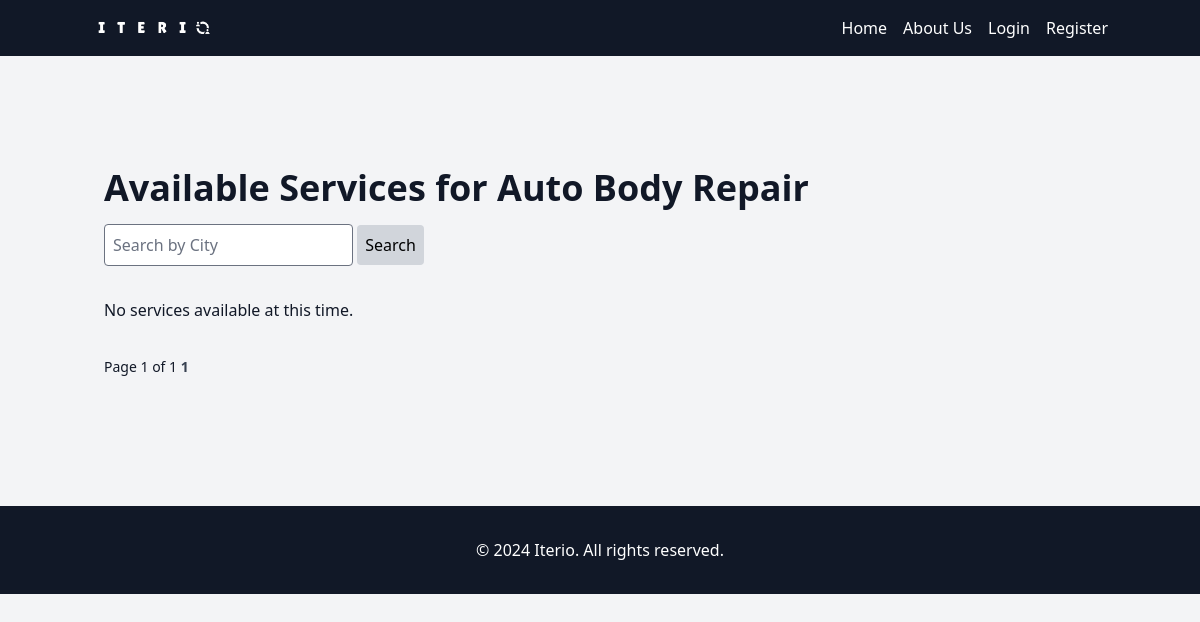
Before: /Automotive Services/10/ with the older database file.
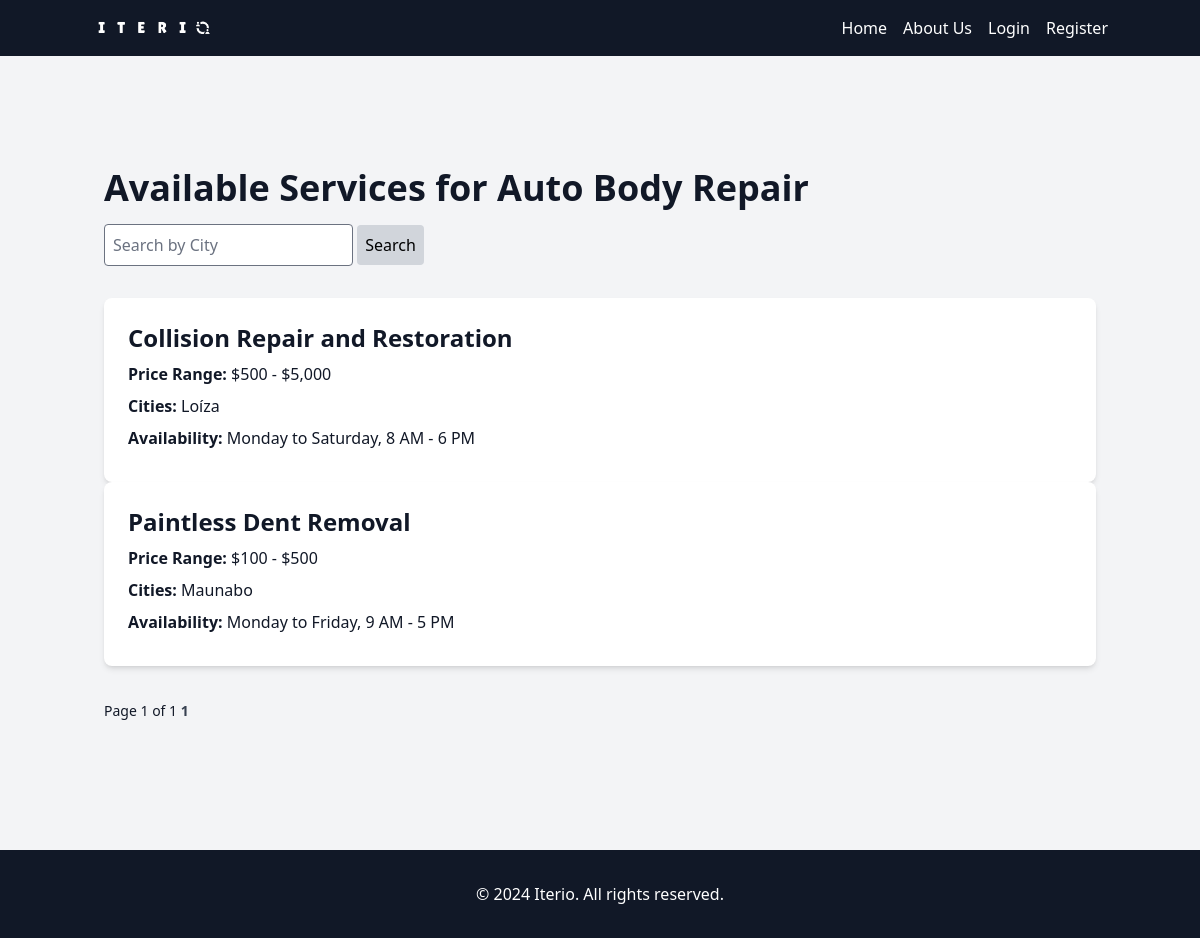
After: the same page with the newer database file.
### iterio_app/models.py (models this page shows, shortened)
class SubCategory(models.Model):
    name = models.CharField(max_length=100)
    category = models.ForeignKey(Category, on_delete=models.CASCADE, related_name='subcategories')
    def __str__(self):
        return self.name
    class Meta:
        verbose_name_plural = 'Sub-categories'

class Service(models.Model):
    name = models.CharField(max_length=100)
    description = models.TextField()
    price_range = models.CharField(max_length=100, blank=True)
    category = models.ForeignKey(Category, on_delete=models.CASCADE, related_name='services', default=11)
    subcategory = models.ForeignKey(SubCategory, on_delete=models.CASCADE, related_name='services')
    cities = models.ManyToManyField(City, related_name='services')
    picture = models.ImageField(upload_to='service_pictures', blank=True, null=True)
    availability = models.TextField(blank=True)
    contact_info = models.TextField(blank=True)

class City(models.Model):
    name = models.CharField(max_length=100, unique=True)

### iterio_app/views.py (the view)
# urls.py: path('<str:desired_category>/<int:subcategory_id>/', views.available_services, name='available_services'),
def available_services(request, desired_category, subcategory_id):
    subcategory = get_object_or_404(SubCategory, id=subcategory_id)
    services = subcategory.services.all()
    query = request.GET.get('q')
    if query:
        services = services.filter(cities__name__icontains=query).distinct()
    paginator = Paginator(services, 5) # Show 5 services per page
    page_number = request.GET.get('page')
    page_obj = paginator.get_page(page_number)
    context = {
        'services': services,
        'subcategory': subcategory,
        'page_obj': page_obj,
        'query': query
    }
    return render(request, 'iterio_app/available_services.html', context)

### iterio_app/models.py (called while the page is built)
    def __str__(self):
        return self.name

### iterio_app/templates/iterio_app/available_services.html (shortened to what this page needs)
{% extends 'main.html' %}
{% load static %}
{% load static tailwind_tags %}
{% block content %}
<br>
<br>
<section class="mb-16">
    <div class="container mx-auto py-8">
        <h1 class="text-4xl font-bold mb-4">Available Services for {{ subcategory.name }}</h1>
        <form method="GET" action="" class="mb-8">
            <input type="text" name="q" placeholder="Search by City" value="{{ request.GET.q }}" class="p-2 border rounded">
            <button type="submit" class="p-2 bg-gray-300 text-black rounded">Search</button>
        </form>
        <div class="grid-cols-1 gap-6">
            {% if not page_obj %}
                <p>No services available at this time.</p>
            {% else %}
                {% for service in page_obj %}
                    <div class="bg-white p-6 rounded-lg shadow-md hover:scale-105">
                        <a href="{% url 'book_service' service.id %}">
                            <h2 class="text-2xl font-semibold mb-2">{{ service.name }}</h2>
                            <p class="mb-2"><strong>Price Range:</strong> {{ service.price_range }}</p>
                            <p class="mb-2"><strong>Cities:</strong>
                                {% for city in service.cities.all %}
                                    {{ city.name }}{% if not forloop.last %}, {% endif %}
                                {% endfor %}
                            </p>
                            <p class="mb-2"><strong>Availability:</strong> {{ service.availability }}</p>
                        </a>
                    </div>
                {% endfor %}
            {% endif %}
        </div>
        <div class="mt-8">
            <span class="text-sm">
                Page {{ page_obj.number }} of {{ page_obj.paginator.num_pages }}
            </span>
            <div class="inline-block">
                {% for num in page_obj.paginator.page_range %}
                    {% if page_obj.number == num %}
                        <span class="text-sm text-gray-700 font-bold">{{ num }}</span>
                    {% elif num > page_obj.number|add:'-3' and num < page_obj.number|add:'3' %}
                        <a href="?page={{ num }}&q={{ query }}" class="text-sm text-gray-700 hover:text-gray-900">{{ num }}</a>
                    {% endif %}
                {% endfor %}
            </div>
        </div>
    </div>
</section>
{% endblock %}

### templates/main.html (shortened to what this page needs)
<!DOCTYPE html>
{% load static %}
{% load static tailwind_tags %}
<html lang="en">
<head>
    {% tailwind_css %}
</head>
<body class="font-sans text-gray-900 leading-normal antialiased bg-gray-100">
    {% include 'navbar.html' %}
    <div class="container mx-auto px-4 py-8">
        {% block content %}
        {% endblock %}
    </div>
    <footer class="bg-gray-900 text-white py-8">
        <div class="container mx-auto px-4">
            <p class="text-center">&copy; 2024 Iterio. All rights reserved.</p>
        </div>
    </footer>
</body>
</html>

### templates/navbar.html
{% load static %}
{% load static tailwind_tags %}
{% tailwind_css %}
<nav class="bg-gray-900 py-1">
    <div class="container mx-auto px-1">
        <div class="flex items-center justify-between">
            <a href="{% url 'home' %}" class="text-white">
                <img src="{% static '/images/iterio-logo3.png' %}" alt="Iterio Logo" class="h-12" />
            </a>
            <ul class="flex items-center space-x-4">
                <li>
                    <a href="{% url 'home' %}" class="text-white hover:text-gray-300">Home</a>
                </li>
                <li>
                    <a href="{% url 'about' %}" class="text-white hover:text-gray-300">About Us</a>
                </li>
                {% if user.is_authenticated %}
                <li>
                    <a href="{% url 'profile' %}" class="text-white hover:text-gray-300">Profile</a>
                </li>
                <li>
                    <a href="{% url 'logout' %}" class="text-white hover:text-gray-300">Logout</a>
                </li>
                <li>
                {% else %}
                <li>
                    <a href="{% url 'login' %}" class="text-white hover:text-gray-300">Login</a>
                </li>
                <li>
                    <a href="{% url 'register' %}" class="text-white hover:text-gray-300">Register</a>
                </li>
                {% endif %}
            </ul>
        </div>
    </div>
</nav>

### templates/main.html (style rules this page uses)
html, body { height: 100%; }
body { display: flex; flex-direction: column; }

Changed rows visible on the page:
added Service: name "Collision Repair and Restoration", price_range "$500 - $5,000", availability "Monday to Saturday, 8 AM - 6 PM"
now on this page (row unchanged): City: name "Loíza", shown under "Collision Repair and Restoration"
added Service: name "Paintless Dent Removal", price_range "$100 - $500", availability "Monday to Friday, 9 AM - 5 PM"
now on this page (row unchanged): City: name "Maunabo", shown under "Paintless Dent Removal"
Other visible differences:
text no longer shown: "No services available at this time."
